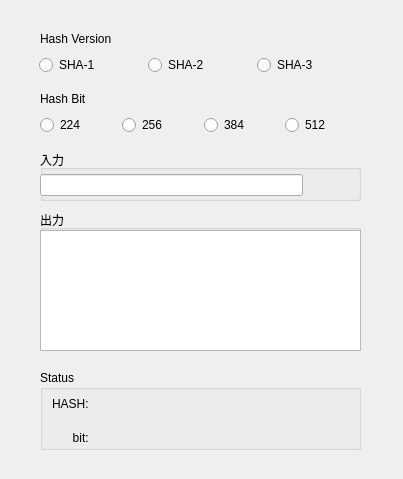
<?xml version="1.0" encoding="UTF-8"?>
<ui version="4.0">
 <class>sha_ver_wind</class>
 <widget class="QWidget" name="sha_ver_wind">
  <property name="geometry">
   <rect>
    <x>0</x>
    <y>0</y>
    <width>403</width>
    <height>479</height>
   </rect>
  </property>
  <property name="windowTitle">
   <string>Form</string>
  </property>
  <widget class="QWidget" name="horizontalLayoutWidget">
   <property name="geometry">
    <rect>
     <x>39</x>
     <y>50</y>
     <width>321</width>
     <height>31</height>
    </rect>
   </property>
   <layout class="QHBoxLayout" name="horizontalLayout_hashVersion">
    <item>
     <widget class="QRadioButton" name="radioButton_sha1">
      <property name="text">
       <string>SHA-1</string>
      </property>
     </widget>
    </item>
    <item>
     <widget class="QRadioButton" name="radioButton_sha2">
      <property name="text">
       <string>SHA-2</string>
      </property>
     </widget>
    </item>
    <item>
     <widget class="QRadioButton" name="radioButton_sha3">
      <property name="text">
       <string>SHA-3</string>
      </property>
     </widget>
    </item>
   </layout>
  </widget>
  <widget class="QWidget" name="horizontalLayoutWidget_2">
   <property name="geometry">
    <rect>
     <x>40</x>
     <y>110</y>
     <width>321</width>
     <height>31</height>
    </rect>
   </property>
   <layout class="QHBoxLayout" name="horizontalLayout_hashBit">
    <item>
     <widget class="QRadioButton" name="radioButton_bit_224">
      <property name="text">
       <string>224</string>
      </property>
     </widget>
    </item>
    <item>
     <widget class="QRadioButton" name="radioButton_bit_256">
      <property name="text">
       <string>256</string>
      </property>
     </widget>
    </item>
    <item>
     <widget class="QRadioButton" name="radioButton_bit_384">
      <property name="text">
       <string>384</string>
      </property>
     </widget>
    </item>
    <item>
     <widget class="QRadioButton" name="radioButton_bit_512">
      <property name="text">
       <string>512</string>
      </property>
     </widget>
    </item>
   </layout>
  </widget>
  <widget class="QLabel" name="label">
   <property name="geometry">
    <rect>
     <x>40</x>
     <y>30</y>
     <width>101</width>
     <height>17</height>
    </rect>
   </property>
   <property name="text">
    <string>Hash Version</string>
   </property>
  </widget>
  <widget class="QLabel" name="label_2">
   <property name="geometry">
    <rect>
     <x>40</x>
     <y>90</y>
     <width>67</width>
     <height>17</height>
    </rect>
   </property>
   <property name="text">
    <string>Hash Bit</string>
   </property>
  </widget>
  <widget class="QGroupBox" name="groupBox_3">
   <property name="geometry">
    <rect>
     <x>40</x>
     <y>210</y>
     <width>321</width>
     <height>141</height>
    </rect>
   </property>
   <property name="title">
    <string>出力</string>
   </property>
   <widget class="QTextBrowser" name="textBrowser_hash">
    <property name="geometry">
     <rect>
      <x>0</x>
      <y>20</y>
      <width>321</width>
      <height>121</height>
     </rect>
    </property>
   </widget>
  </widget>
  <widget class="QGroupBox" name="groupBox_2">
   <property name="geometry">
    <rect>
     <x>40</x>
     <y>150</y>
     <width>321</width>
     <height>51</height>
    </rect>
   </property>
   <property name="title">
    <string>入力</string>
   </property>
   <widget class="QWidget" name="horizontalLayoutWidget_3">
    <property name="geometry">
     <rect>
      <x>0</x>
      <y>20</y>
      <width>321</width>
      <height>31</height>
     </rect>
    </property>
    <layout class="QHBoxLayout" name="horizontalLayout_2" stretch="10,2">
     <item>
      <widget class="QLineEdit" name="lineEdit_input"/>
     </item>
     <item>
      <widget class="QLabel" name="label_input_bit">
       <property name="text">
        <string/>
       </property>
      </widget>
     </item>
    </layout>
   </widget>
  </widget>
  <widget class="QGroupBox" name="groupBox_4">
   <property name="geometry">
    <rect>
     <x>40</x>
     <y>370</y>
     <width>321</width>
     <height>80</height>
    </rect>
   </property>
   <property name="title">
    <string>Status</string>
   </property>
   <widget class="QWidget" name="gridLayoutWidget">
    <property name="geometry">
     <rect>
      <x>-1</x>
      <y>20</y>
      <width>321</width>
      <height>61</height>
     </rect>
    </property>
    <layout class="QGridLayout" name="gridLayout" columnstretch="2,10">
     <item row="1" column="0">
      <widget class="QLabel" name="label_3">
       <property name="text">
        <string>bit: </string>
       </property>
       <property name="alignment">
        <set>Qt::AlignRight|Qt::AlignTrailing|Qt::AlignVCenter</set>
       </property>
      </widget>
     </item>
     <item row="0" column="0">
      <widget class="QLabel" name="label_4">
       <property name="text">
        <string>HASH: </string>
       </property>
       <property name="alignment">
        <set>Qt::AlignRight|Qt::AlignTrailing|Qt::AlignVCenter</set>
       </property>
      </widget>
     </item>
     <item row="0" column="1">
      <widget class="QLabel" name="label_hash_mode">
       <property name="text">
        <string/>
       </property>
      </widget>
     </item>
     <item row="1" column="1">
      <widget class="QLabel" name="label_hash_bit">
       <property name="text">
        <string/>
       </property>
      </widget>
     </item>
    </layout>
   </widget>
  </widget>
 </widget>
 <resources/>
 <connections/>
</ui>
